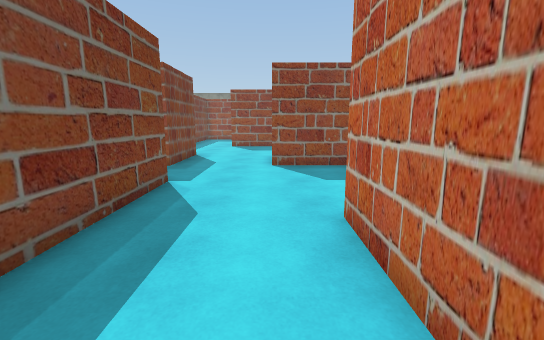
view 1 (above)

21 first-person views from a walk through a scene from a Unity 3-D project. The camera is 1.5 m above the floor, tilts 10° down and sees 90° across. The floor is counted in squares, 1 m on a side. Each view is taken from the middle of a square. On the plan, view 1 faces up. The plan holds only what a view shows up to about 14 squares ahead; the rest is blank. The place goes on beyond the plan. Some surface patterns are stand-ins.

view 2
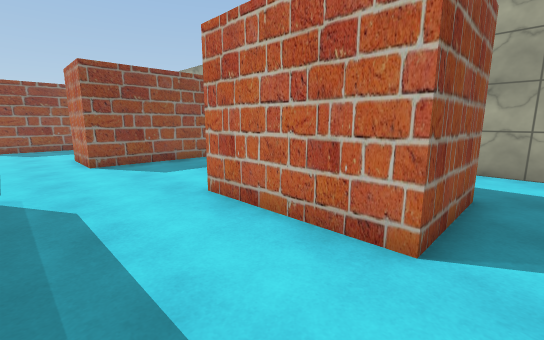

view 3
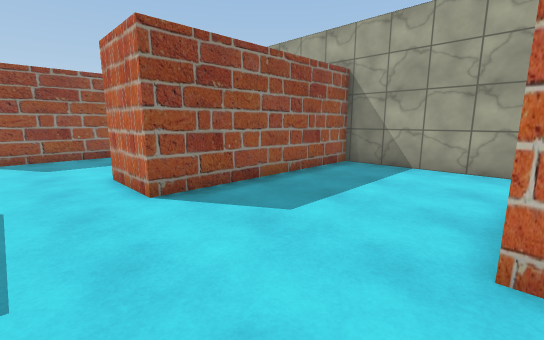

view 4
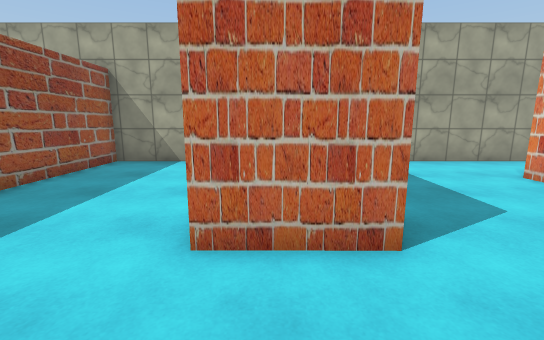

view 5
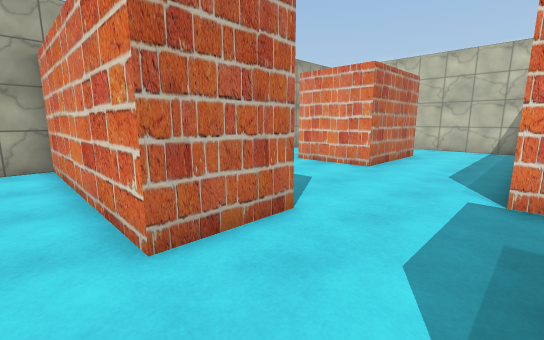

view 6
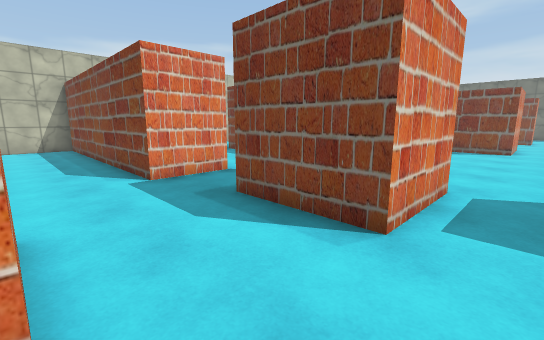

view 7
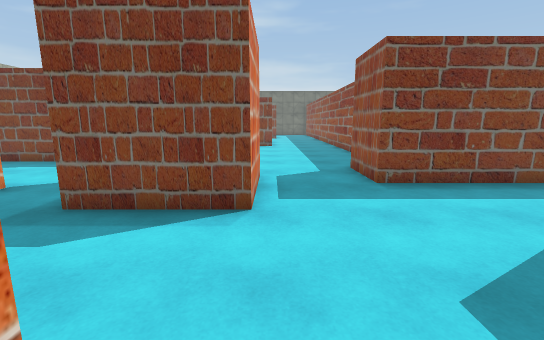

view 8
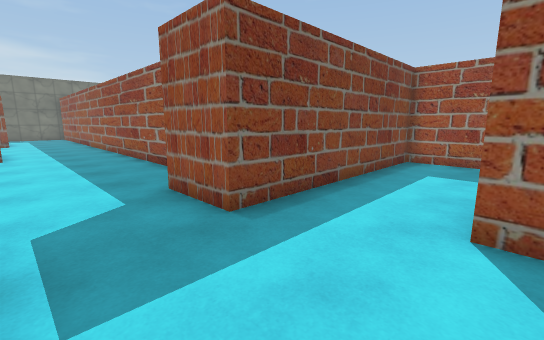

view 9
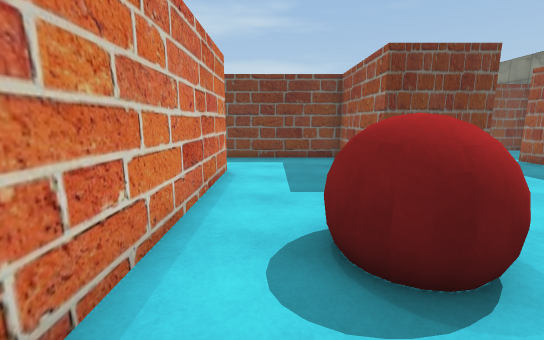

view 10
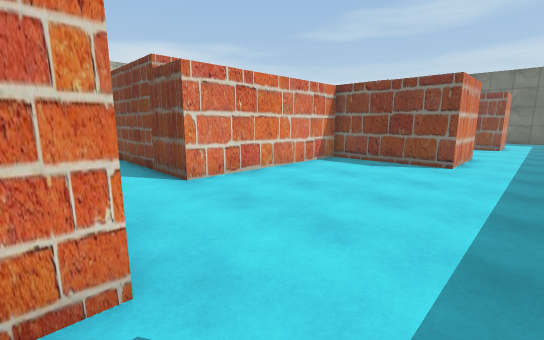

view 11
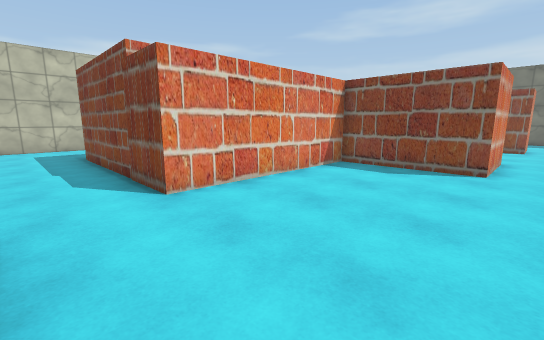

view 12
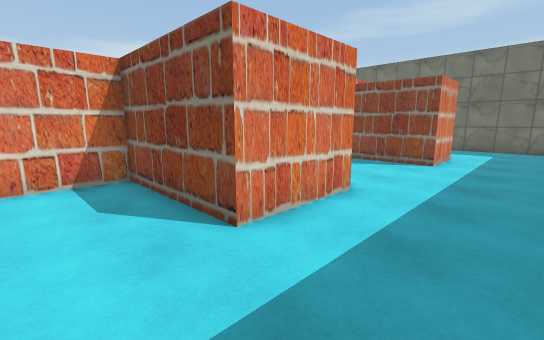

view 13
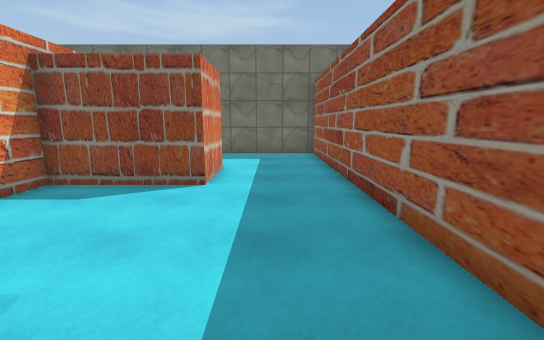

view 14
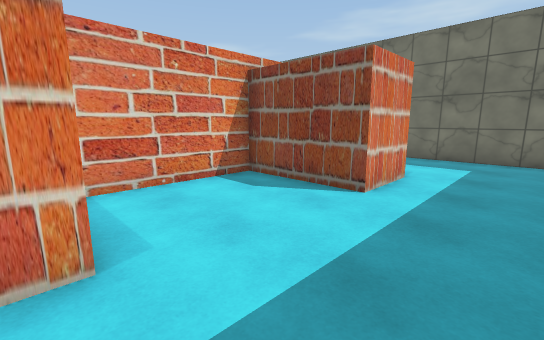

view 15
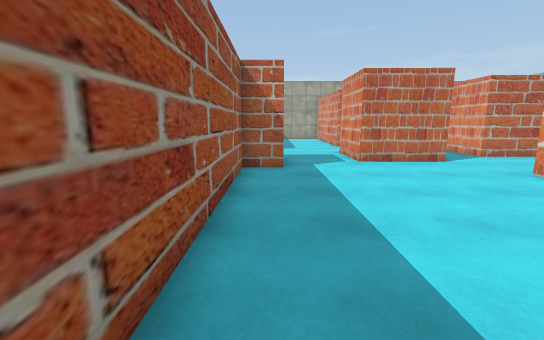

view 16
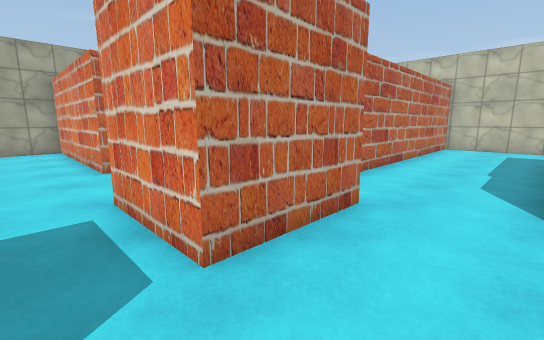

view 17
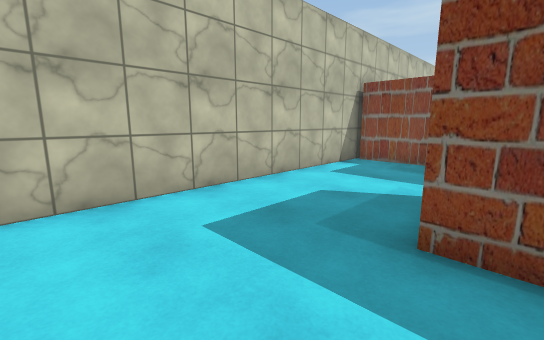

view 18
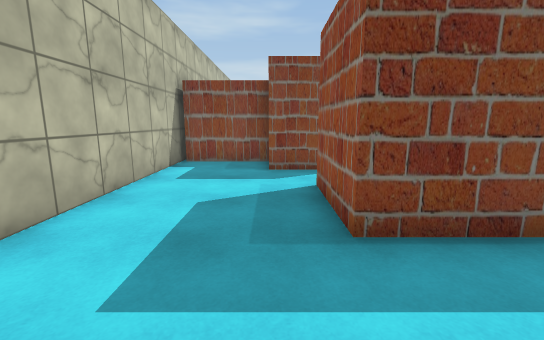

view 19
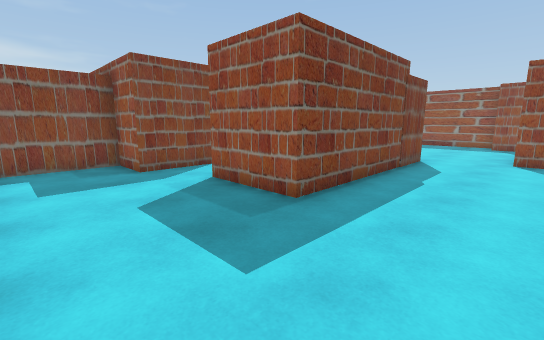

view 20
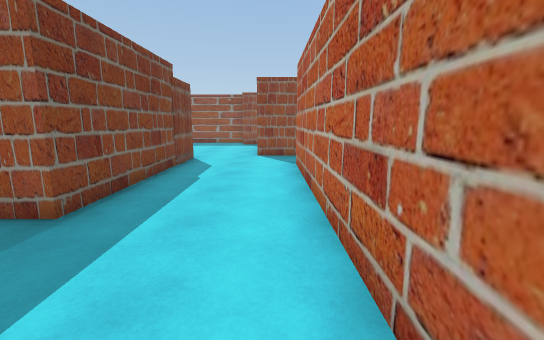

view 21
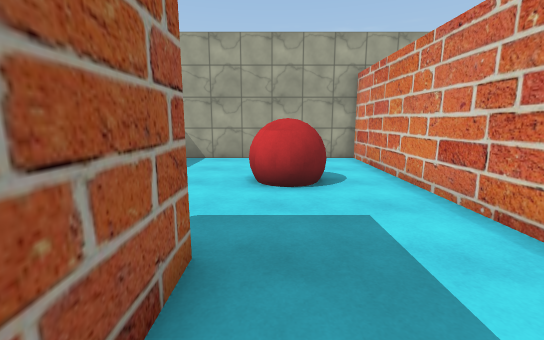

### Floor plan
Points are (right, up) in squares from view 1. A wall is a line through its corners. A room is listed if a view was taken in it or the views show most of it. See-through windows are left out.
Room 1 (views 1, 2, 3, 4, 5, 6, 7, 8, 9, 10, 21)
walls: (1.4, 17) (-2.6, 17); (-2.7, 6.8) (-2.7, -3.5) (0.6, -3.5); (-2.5, 19.6) (7.5, 19.5) (7.5, 25.5); (-6.7, 12.7) (-3.5, 12.6) (-3.6, 9.5); (-1.2, 25.5) (-1.2, 23.9) (-5.6, 23.9) (-5.6, 15.6) (-6.6, 15.6); (4.3, -0.2) (1.1, -0.2) (1.2, 4.2) (4.3, 4.1); (7.5, -1.1) (7.5, 9.4) (0, 9.5) (0, 12) (7.5, 11.9) (7.5, 17) (2.9, 17)
ways out: opening at (-7, 14.5) to room 2; opening at (-4.5, 8) to room 3
objects: red ball (2, 22) to (4, 23)
Room 2 (views 11, 12, 13, 14, 15, 16)
walls: (-19.6, 13) (-16.3, 13) (-16.3, 8.5) (-9.4, 8.5); (-19.7, 17) (-31.3, 17) (-31.3, 11.9); (-26.9, 13.4) (-24.4, 13.4) (-24.4, 9.6) (-20, 9.6); (-6.6, 15.6) (-8, 15.6) (-8, 17) (-18.1, 17); (-6.7, 10.5) (-6.7, 12.7)
ways out: opening at (-7, 14.5) to room 1; opening at (-8, 9.5) to room 3
Room 3 (views 17, 18, 19, 20)
walls: (-14.5, 2.5) (-14.5, -0.1) (-16.3, -0.1) (-16.3, -3.4); (-5.1, -2.2) (-5.1, 6.8) (-2.7, 6.8); (-9.4, 8.5) (-9.4, 1.1) (-12.5, 1.1); (-3.6, 9.5) (-6.7, 9.5) (-6.7, 10.5); (-17.1, -3.5) (-5.9, -3.5)
ways out: opening at (-4.5, 8) to room 1; opening at (-8, 9.5) to room 2; opening at (-13.5, 1.5)

Where each view was taken, in squares from view 1:
view 1: 0 up, 0 right, facing up
view 2: 1 down, 2 left, facing up-right
view 3: 4 up, 2 left, facing up-right
view 4: 11 up, 3 left, facing right
view 5: 13 up, 3 left, facing down-right
view 6: 14 up, 0 right, facing down-left
view 7: 13 up, 1 right, facing left
view 8: 13 up, 2 left, facing up-left
view 9: 21 up, 6 right, facing left
view 10: 15 up, 6 left, facing down-left
view 11: 14 up, 7 left, facing down-left
view 12: 16 up, 14 left, facing down-left
view 13: 15 up, 18 left, facing left
view 14: 16 up, 19 left, facing down-left
view 15: 16 up, 17 left, facing right
view 16: 14 up, 9 left, facing down-right
view 17: 2 up, 6 left, facing down-left
view 18: 0 up, 6 left, facing left
view 19: 3 down, 6 left, facing up-left
view 20: 3 down, 6 left, facing up
view 21: 23 up, 4 left, facing right
